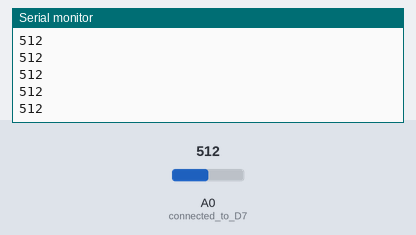
The sketch below on a simulated Arduino Uno, built with avr-gcc and run on an emulated ATmega328P. Shown: the last lines printed to the serial monitor. Inputs (shaded band) come from the test bench; at power-on: A0 (connected_to_D7) = 512.

Above: at 1.2 s.
1.3 s: A0 (connected_to_D7) set to 716
At 1.9 s:
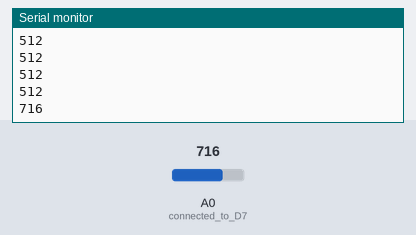
2.8 s: A0 (connected_to_D7) set to 900
At 2.82 s:
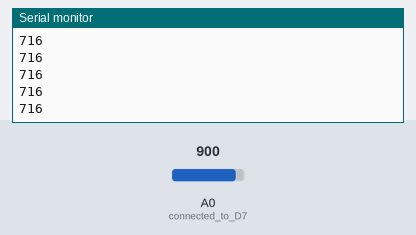
Timing chart, 0 to 5.8 s (numbered marks = the images above; inputs shaded):
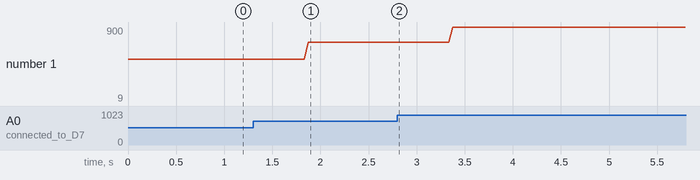

The sketch:

Analog1.ino
```cpp
void setup() {
  Serial.begin(1200);
  //pinMode(A0,INPUT); //connected to D7

}
int sig;
void loop() {
  sig=analogRead(A0);
  Serial.println(sig);


  }
```

Measured:
- after the input at 1.3 s, the serial monitor: prints a new line after 0.58 s (image 1)
- plotted number 1: 512 → 716 after the input at 1.3 s, 716 → 9 after the input at 2.8 s
